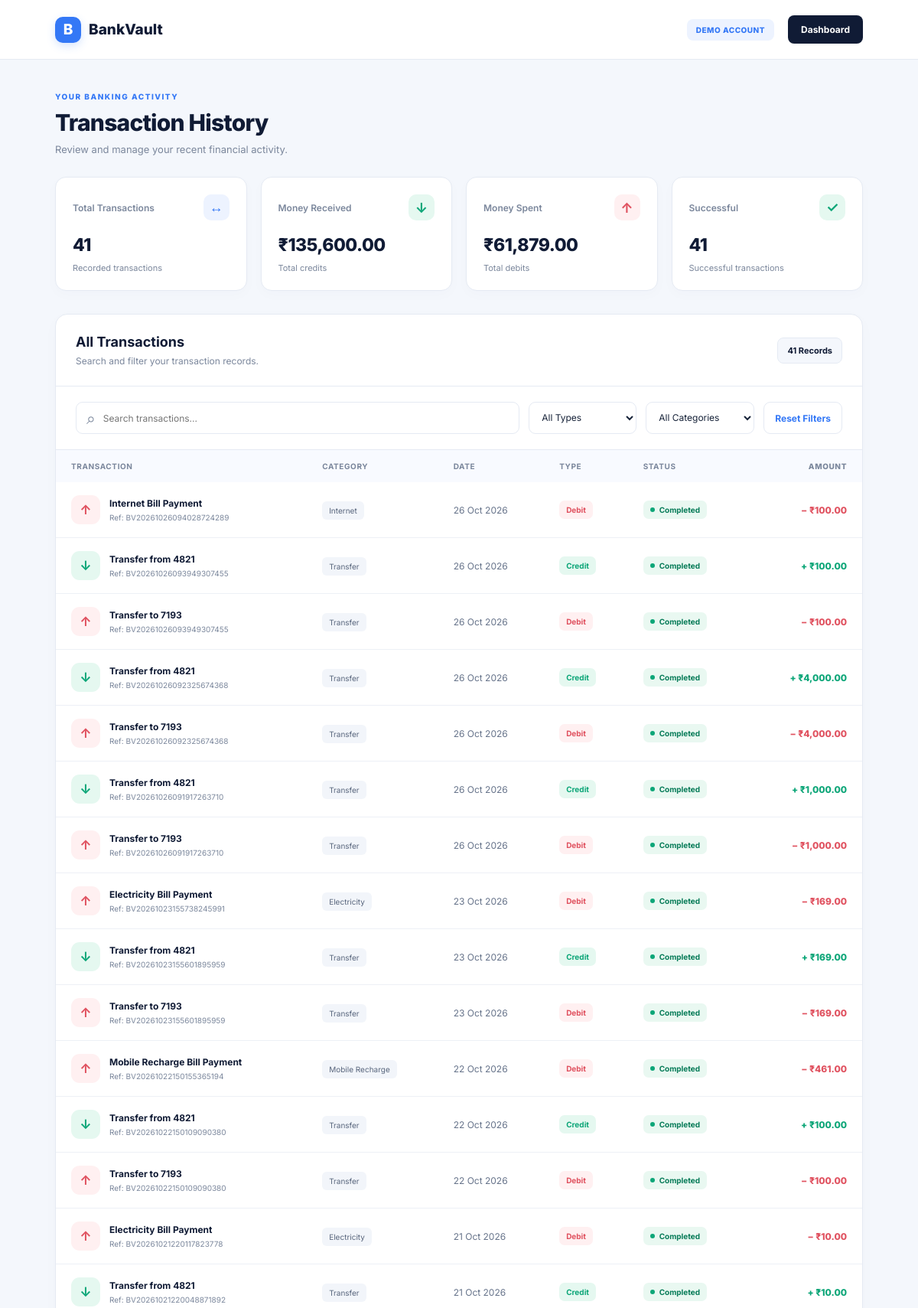
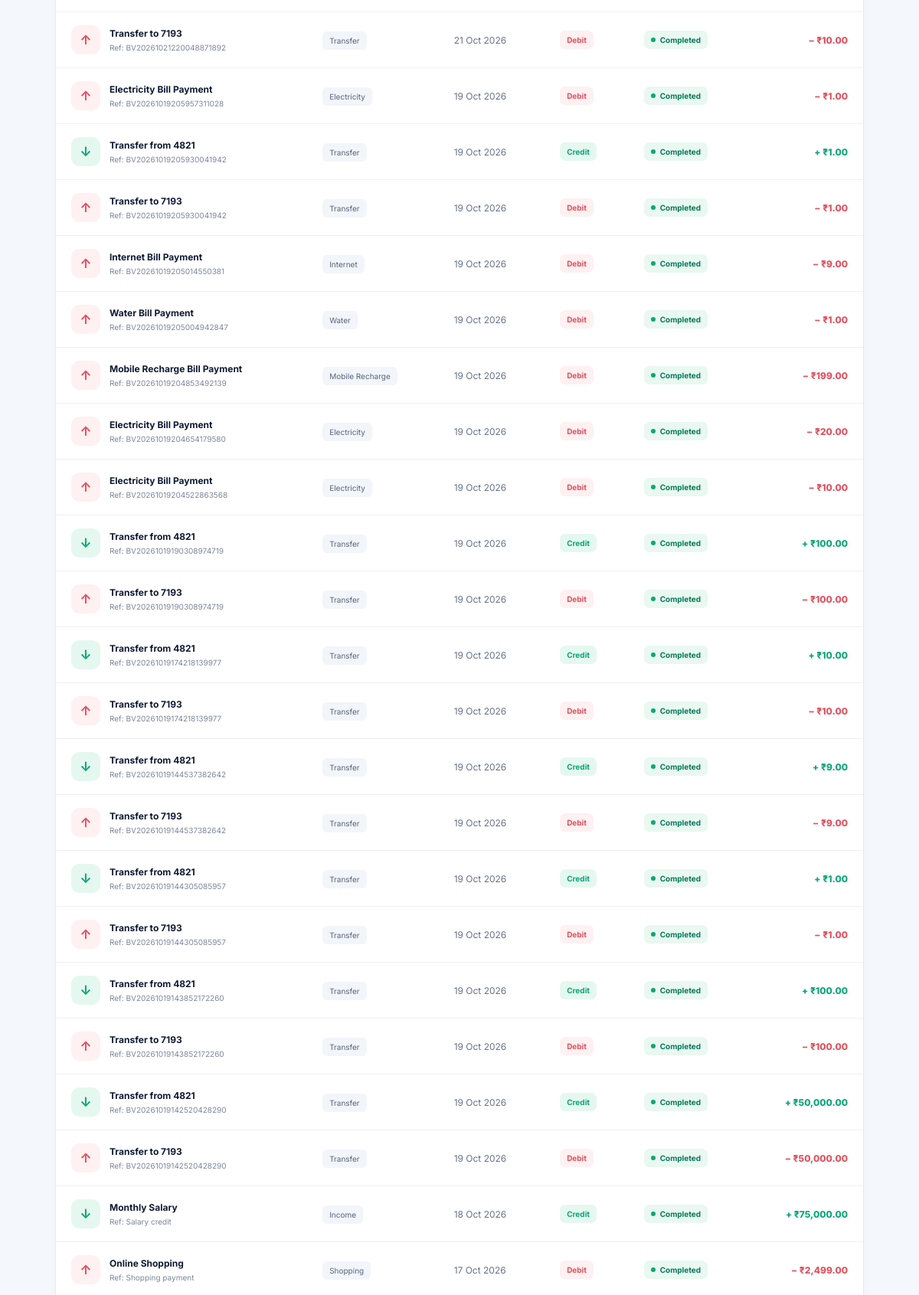
The page /transactions (signed in, upper part) on the database its author committed (2 pictures, top to bottom).
### tables this page shows
CREATE TABLE transactions (
            id INTEGER PRIMARY KEY AUTOINCREMENT,
            user_id INTEGER NOT NULL,
            account_id INTEGER,
            name TEXT NOT NULL,
            reference TEXT,
            category TEXT NOT NULL,
            amount REAL NOT NULL,
            type TEXT NOT NULL CHECK(type IN ('credit', 'debit')),
            status TEXT NOT NULL DEFAULT 'Completed',
            transaction_date TEXT NOT NULL,
            FOREIGN KEY (user_id) REFERENCES users(id),
            FOREIGN KEY (account_id) REFERENCES accounts(id)
        );

### app.py (the view)
@app.route("/transactions")
@login_required
def transaction_history():
    connection = get_db_connection()
    user_id = session["user_id"]
    transaction_rows = connection.execute(
        """
        SELECT
            id,
            account_id,
            name,
            reference,
            category,
            amount,
            type,
            status,
            transaction_date
        FROM transactions
        WHERE user_id = ?
        ORDER BY transaction_date DESC, id DESC
        """,
        (user_id,)
    ).fetchall()
    connection.close()
    transactions_list = []
    for row in transaction_rows:
        transaction = dict(row)
        transaction["formatted_date"] = (
            datetime.strptime(
                transaction["transaction_date"],
                "%Y-%m-%d"
            ).strftime("%d %b %Y")
        )
        transactions_list.append(transaction)
    total_income = sum(
        transaction["amount"]
        for transaction in transactions_list
        if transaction["type"] == "credit"
    )
    total_expenses = sum(
        transaction["amount"]
        for transaction in transactions_list
        if transaction["type"] == "debit"
    )
    successful_transactions = sum(
        1
        for transaction in transactions_list
        if transaction["status"].lower() in ["completed", "success", "successful"]
    )
    return render_template(
        "transactions.html",
        transactions=transactions_list,
        total_transactions=len(transactions_list),
        total_income=total_income,
        total_expenses=total_expenses,
        successful_transactions=successful_transactions
    )

### app.py (called while the page is built)
def get_db_connection():
    connection = sqlite3.connect(DATABASE)
    connection.row_factory = sqlite3.Row
    return connection

def login_required(view_function):
    @wraps(view_function)
    def wrapped_view(*args, **kwargs):
        if "user_id" not in session:
            flash("Please log in to access your dashboard.", "error")
            return redirect(url_for("login"))
        return view_function(*args, **kwargs)
    return wrapped_view

### templates/transactions.html (shortened to what this page needs)
<!DOCTYPE html>
<html lang="en">
<head>
    <link rel="stylesheet"
          href="{{ url_for('static', filename='transactions.css') }}">
</head>
<body>
    <header class="transactions-header">
        <a href="{{ url_for('dashboard') }}" class="brand">
            <span class="brand-icon">B</span>
            <span>BankVault</span>
        </a>
        <div class="header-right">
            <span class="demo-badge">DEMO ACCOUNT</span>
            <a href="{{ url_for('dashboard') }}" class="back-button">
                Dashboard
            </a>
        </div>
    </header>
    <main class="transactions-container">
        <section class="page-heading">
            <div>
                <p class="eyebrow">YOUR BANKING ACTIVITY</p>
                <h1>Transaction History</h1>
                <p class="subtitle">
                    Review and manage your recent financial activity.
                </p>
            </div>
        </section>
        <section class="summary-grid">
            <article class="summary-card">
                <div class="summary-card-top">
                    <span class="summary-label">Total Transactions</span>
                    <span class="summary-icon blue-icon">↔</span>
                </div>
                <h2>{{ total_transactions }}</h2>
                <p>Recorded transactions</p>
            </article>
            <article class="summary-card">
                <div class="summary-card-top">
                    <span class="summary-label">Money Received</span>
                    <span class="summary-icon green-icon">↓</span>
                </div>
                <h2>₹{{ "{:,.2f}".format(total_income) }}</h2>
                <p>Total credits</p>
            </article>
            <article class="summary-card">
                <div class="summary-card-top">
                    <span class="summary-label">Money Spent</span>
                    <span class="summary-icon red-icon">↑</span>
                </div>
                <h2>₹{{ "{:,.2f}".format(total_expenses) }}</h2>
                <p>Total debits</p>
            </article>
            <article class="summary-card">
                <div class="summary-card-top">
                    <span class="summary-label">Successful</span>
                    <span class="summary-icon green-icon">✓</span>
                </div>
                <h2>{{ successful_transactions }}</h2>
                <p>Successful transactions</p>
            </article>
        </section>
        <section class="transactions-panel">
            <div class="panel-heading">
                <div>
                    <h2>All Transactions</h2>
                    <p>
                        Search and filter your transaction records.
                    </p>
                </div>
                <span class="transaction-count">
                </span>
            </div>
            <div class="filter-toolbar">
                <div class="search-box">
                    <span>⌕</span>
                    <input
                        type="text"
                        id="transactionSearch"
                        placeholder="Search transactions..."
                        aria-label="Search transactions">
                </div>
                <select id="typeFilter" aria-label="Filter by transaction type">
                    <option value="all">All Types</option>
                </select>
                <select id="categoryFilter" aria-label="Filter by category">
                    <option value="all">All Categories</option>
                </select>
                <button type="button" id="resetFilters" class="reset-button">
                    Reset Filters
                </button>
            </div>
            <div class="table-wrapper">
                <table id="transactionsTable">
                    <thead>
                        <tr>
                            <th>Transaction</th>
                            <th>Category</th>
                            <th>Date</th>
                            <th>Type</th>
                            <th>Status</th>
                            <th class="amount-column">Amount</th>
                        </tr>
                    </thead>
                    <tbody id="transactionsBody">
                        {% for transaction in transactions %}
                        <tr
    class="transaction-row"
    data-name="{{ transaction.name | lower }}"
    data-category="{{ transaction.category | lower }}"
    data-type="{{ transaction.type | lower }}"
    data-date="{{ transaction.transaction_date }}">
                            <td>
                                <div class="transaction-name">
                                    <span class="transaction-icon
                                        {% if transaction.type == 'credit' %}
                                            credit-icon
                                        {% else %}
                                            debit-icon
                                        {% endif %}">
                                        {% if transaction.type == 'credit' %}
                                            ↓
                                        {% else %}
                                            ↑
                                        {% endif %}
                                    </span>
                                    <div class="transaction-information">
                                        <strong>
    <a href="{{ url_for('transaction_details', transaction_id=transaction.id) }}"
       class="transaction-detail-link">
        {{ transaction.name }}
    </a>
</strong>
                                        <small>
                                            Ref: {{ transaction.reference }}
                                        </small>
                                    </div>
                                </div>
                            </td>
                            <td>
                                <span class="category-label">
                                    {{ transaction.category }}
                                </span>
                            </td>
                            <td class="transaction-date">
                                {{ transaction.formatted_date }}
                            </td>
                            <td>
                                {% if transaction.type == 'credit' %}
                                    <span class="type-badge credit-badge">
                                        Credit
                                    </span>
                                {% else %}
                                    <span class="type-badge debit-badge">
                                        Debit
                                    </span>
                                {% endif %}
                            </td>
                            <td>
                                <span class="status-badge">
                                    <span class="status-dot"></span>
                                    {{ transaction.status }}
                                </span>
                            </td>
                            <td class="amount-column
                                {% if transaction.type == 'credit' %}
                                    credit-amount
                                {% else %}
                                    debit-amount
                                {% endif %}">
                                {% if transaction.type == 'credit' %}
                                    +
                                {% else %}
                                    −
                                {% endif %}
                                ₹{{ "{:,.2f}".format(transaction.amount) }}
                            </td>
                        </tr>
                        {% endfor %}
                    </tbody>
                </table>
            </div>
        </section>
    </main>
</body>
</html>

### rows shown on the page
transactions: type "Debit", amount "100.00"
transactions: type "Credit", amount "100.00"
transactions: type "Debit", amount "100.00"
transactions: type "Credit", amount "4,000.00"
transactions: type "Debit", amount "4,000.00"
transactions: type "Credit", amount "1,000.00"
transactions: type "Debit", amount "1,000.00"
transactions: type "Debit", amount "169.00"
transactions: type "Credit", amount "169.00"
transactions: type "Debit", amount "169.00"
transactions: type "Debit", amount "461.00"
transactions: type "Credit", amount "100.00"
transactions: type "Debit", amount "100.00"
transactions: type "Debit", amount "10.00"
transactions: type "Credit", amount "10.00"
transactions: type "Debit", amount "10.00"
transactions: type "Debit", amount "1.00"
transactions: type "Credit", amount "1.00"
transactions: type "Debit", amount "1.00"
transactions: type "Debit", amount "9.00"
transactions: type "Debit", amount "1.00"
transactions: type "Debit", amount "199.00"
transactions: type "Debit", amount "20.00"
transactions: type "Debit", amount "10.00"
transactions: type "Credit", amount "100.00"
transactions: type "Debit", amount "100.00"
transactions: type "Credit", amount "10.00"
transactions: type "Debit", amount "10.00"
transactions: type "Credit", amount "9.00"
transactions: type "Debit", amount "9.00"
transactions: type "Credit", amount "1.00"
transactions: type "Debit", amount "1.00"
transactions: type "Credit", amount "100.00"
transactions: type "Debit", amount "100.00"
transactions: type "Credit", amount "50,000.00"
transactions: type "Debit", amount "50,000.00"
transactions: type "Credit", amount "75,000.00"
transactions: type "Debit", amount "2,499.00"

### other values the page prints
{{ total_transactions }} "41"
{{ "{:,.2f}".format(total_income) }} "135,600.00"
{{ "{:,.2f}".format(total_expenses) }} "61,879.00"
{{ successful_transactions }} "41"
